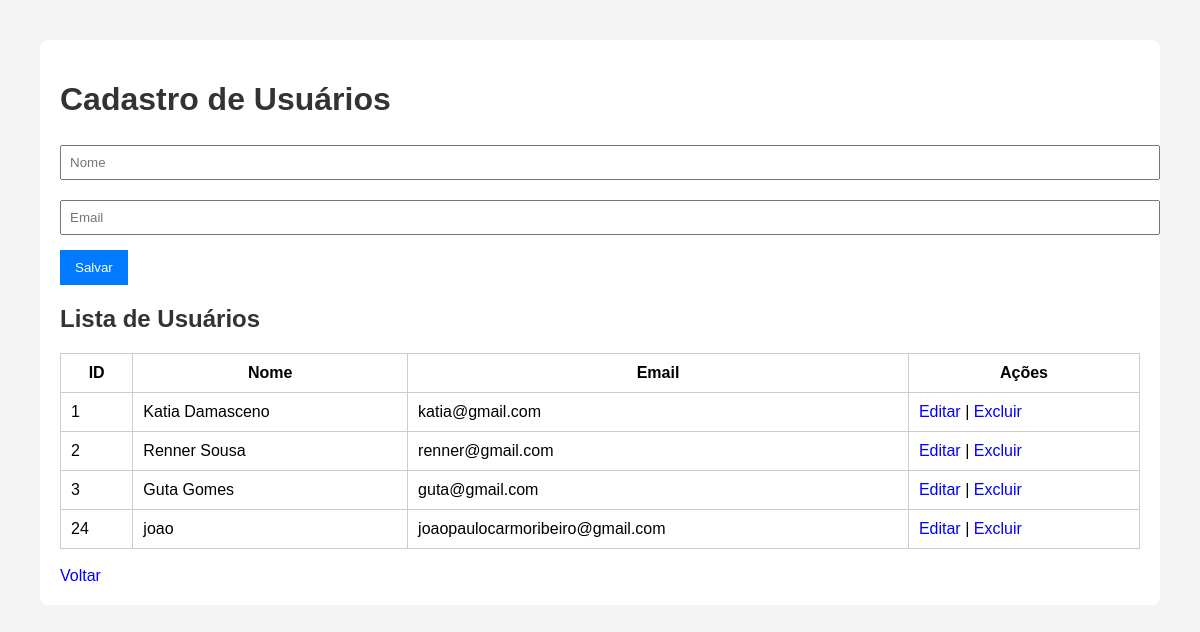
Page /usuarios.php (signed in) on the committed database.
### tables this page shows
CREATE TABLE `usuarios` (
  `id_usuario` int(11) NOT NULL,
  `nome` varchar(100) DEFAULT NULL,
  `email` varchar(100) DEFAULT NULL
);

### usuarios.php (the view, shortened to what this page needs)
<?php
include("conexao.php");
$usuarios = mysqli_query($con, "SELECT * FROM usuarios");
?>
<!DOCTYPE html>
<html>
<head>
    <link rel="stylesheet" href="style.css">
</head>
<body>
<div class="container">
    <h1>Cadastro de Usuários</h1>
    <form method="POST">
        <input type="text" name="nome" placeholder="Nome" required>
        <input type="email" name="email" placeholder="Email" required>
        <button type="submit" name="salvar">Salvar</button>
    </form>
    <h2>Lista de Usuários</h2>
    <table>
        <tr>
            <th>ID</th>
            <th>Nome</th>
            <th>Email</th>
            <th>Ações</th>
        </tr>
        <?php while($u = mysqli_fetch_assoc($usuarios)) { ?>
        <tr>
            <td><?php echo $u['id_usuario']; ?></td>
            <td><?php echo $u['nome']; ?></td>
            <td><?php echo $u['email']; ?></td>
            <td>
                <a href="editar_usuario.php?id=<?php echo $u['id_usuario']; ?>">Editar</a>
                |
                <a href="usuarios.php?excluir=<?php echo $u['id_usuario']; ?>"   onclick="return confirm('Deseja excluir?')">   Excluir</a>
            </td>
        </tr>
        <?php } ?>
    </table>
    <br>
    <a href="index.php">Voltar</a>
</div>
</body>
</html>

### style.css (style rules this page uses)
body { font-family: Arial, sans-serif; margin: 40px; background: #f4f4f4; }
.container { background: white; padding: 20px; border-radius: 8px; }
h1, h2 { color: #333; }
input, textarea, select { width: 100%; padding: 8px; margin-top: 5px; margin-bottom: 15px; }
button { padding: 10px 15px; background: #007bff; color: white; border: none; cursor: pointer; }
a { text-decoration: none; color: blue; }
table { width: 100%; border-collapse: collapse; margin-top: 20px; }
table, th, td { border: 1px solid #ccc; }
th, td { padding: 10px; }

### rows in the picture
usuarios: id_usuario "1", nome "Katia Damasceno", email "katia@gmail.com"
usuarios: id_usuario "2", nome "Renner Sousa", email "renner@gmail.com"
usuarios: id_usuario "3", nome "Guta Gomes", email "guta@gmail.com"
usuarios: id_usuario "24", nome "joao", email "joaopaulocarmoribeiro@gmail.com"
